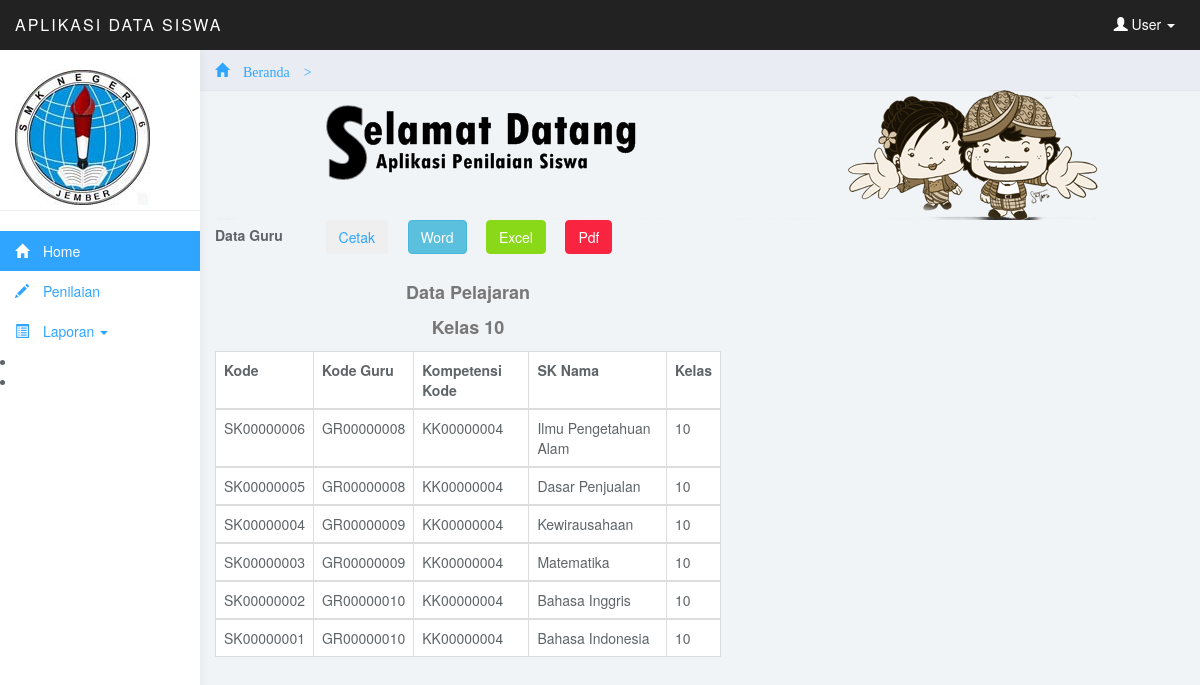
Page /admin/menu.php?page=pelajaran&kompetensi=KK00000004&kelas=10 (signed in) on the committed database.
### tables this page shows
CREATE TABLE IF NOT EXISTS `tb_standarkompetensi` (
  `sk_kode` char(10) NOT NULL,
  `guru_kode` char(10) NOT NULL,
  `kompetensi_kode` char(10) NOT NULL,
  `sk_nama` varchar(60) NOT NULL,
  `kelas` varchar(10) NOT NULL,
  `kkm` varchar(3) NOT NULL,
  PRIMARY KEY (`sk_kode`)
);

### admin/Data/laporan_pelajaran/laporan_pelajaran.php (the view, shortened to what this page needs)
<?php
$kelas=$_GET['kelas'];
$kompetensi=$_GET['kompetensi'];
$query = "SELECT * FROM tb_standarkompetensi where kelas='$kelas' and kompetensi_kode='$kompetensi'";
$result = mysql_query($query);
?>
<div class="table-header">
  <div class="nav-collapse"> <strong>Data Guru  &nbsp;&nbsp;&nbsp;&nbsp;&nbsp;&nbsp;&nbsp;&nbsp;&nbsp;</strong> <a target="_blank" href="Data/laporan_pelajaran/laporan_pelajarancetak.php?kompetensi=<?php echo $kompetensi ?>&kelas=<?php echo $kelas ?>">
    <button type="submit" class="btn btn-inverse" name="btncari"><i class="icon-print"></i>Cetak</button>
  </a> &nbsp;&nbsp;&nbsp;
  <a target="_blank" href="Data/laporan_pelajaran/laporan_pelajaranword.php?kompetensi=<?php echo $kompetensi ?>&kelas=<?php echo $kelas ?>">
    <button type="submit" class="btn btn-info" name="btncari"><i class="icon-save"></i>Word</button>
  </a>&nbsp;&nbsp;&nbsp;
  <a target="_blank" href="Data/laporan_pelajaran/laporan_pelajaranexcel.php?kompetensi=<?php echo $kompetensi ?>&kelas=<?php echo $kelas ?>">
    <button type="submit" class="btn btn-success" name="btncari"><i class="icon-save"></i>Excel</button>
  </a>&nbsp;&nbsp;&nbsp;
  <a target="_blank" href="Data/laporan_pelajaran/laporan_pelajaranpdf.php?kompetensi=<?php echo $kompetensi ?>&kelas=<?php echo $kelas ?>">
    <button type="submit" class="btn btn-danger" name="btncari"><i class="icon-save"></i>Pdf</button>
  </a>
  </div>
</div>
<table width="506" border="0" >
  <tr>
    <td width="885" height="42"><div align="center" class="style3">
      <div align="center"><br>
        <p>Data Pelajaran </p>
        <p>Kelas <?php echo $_GET['kelas'] ?></p>
      </div>
    </div>
        <table class="table  table-bordered table-hover">
    <thead>
    <tr>
         <td> <b>Kode</b> </td>
        <td class='hidden-480'> <b>Kode Guru  </b> </td>
		  <td class='hidden-480'> <b>Kompetensi Kode</b> </td>
		   <td class='hidden-480'> <b> SK Nama</b> </td>
		   <td class='hidden-480'> <b> Kelas </b> </td>
     </tr>
	 </thead>
<?php
while ($data = mysql_fetch_array($result)) {
  ?>
  <?php echo "<tbody><tr>
            <td>".$data['sk_kode']."</td>
			<td class='hidden-480'>".$data['guru_kode']."</td>
		<td class='hidden-480'>".$data['kompetensi_kode']."</td>
			<td class='hidden-480'>".$data['sk_nama']."</td>
			<td class='hidden-480'>".$data['kelas']."</td>";
?>
      </tr></tbody>
        <?php
}
echo "  </table>";
?>
    </td>
  </tr>
</table>

### admin/menu.php (shortened to what this page needs)
<?php
if(isset($_SESSION['Nama_Pengguna']) and isset($_SESSION['Kode_Pengguna'])){
?>
<!DOCTYPE html>
<html>
<head>
<link href="css/bootstrap.min.css" rel="stylesheet">
<link href="css/datepicker3.css" rel="stylesheet">
<link href="css/styles.css" rel="stylesheet">
</head>
<body>
	<nav class="navbar navbar-inverse navbar-fixed-top" role="navigation">
		<div class="container-fluid">
			<div class="navbar-header">
				<a class="navbar-brand" href="#"><span></span>Aplikasi Data Siswa</a>
				<ul class="user-menu">
					<li class="dropdown pull-right">
						<a href="#" class="dropdown-toggle" data-toggle="dropdown"><span class="glyphicon glyphicon-user"></span> User <span class="caret"></span></a>
					</li>
				</ul>
			</div>
		</div>
	</nav>
	<div id="sidebar-collapse" class="col-sm-3 col-lg-2 sidebar">
		<form role="search">
			<img src="smk.jpg" alt="" />
		</form> 	<?php include "tombol_menu.php"; ?>
	</div>
	<div class="col-sm-9 col-sm-offset-3 col-lg-10 col-lg-offset-2 main">
				<div class="row">
                <ol class="breadcrumb">
<li><a href="#"><span class="glyphicon glyphicon-home"> Beranda > </span></a></li>
</ol>
			<div class="col-lg-12">
             <img src="img/addd.png" alt="" />
			</div>
		</div>
<?php include "buka_file.php";?>
	</div>
</body>
</html>
<?php
}else{
echo "<script>alert('Anda Tidak Berhak mengakses halaman Ini');</script>";
echo '<meta http-equiv="refresh" content="0; url=index.php">';
}
?>

### admin/tombol_menu.php (shortened to what this page needs)
<?php if(isset($_SESSION['level'])){
if($_SESSION['level']=="Admin"){?>
<ul class="nav menu">
			<li class="active"><a href="menu.php"><span class="glyphicon glyphicon-home"></span> Home</a></li>
			<li class="dropdown">
			  	<a href="" class="dropdown-toggle" data-toggle="dropdown"> <span class="glyphicon glyphicon-th"></span>
          Data Sekolah  <b class="caret"></b></a>
                <ul class="dropdown-menu" >
			                <li><a href="?page=bidangview" ><i class="icon-credit-card"></i>
							<span class="menu-text">Data Bidang</span></a></li>
							<li><a href="?page=kelasview" ><i class="icon-credit-card"></i>
							<span class="menu-text">Data Kelas</span></a></li>
							<li><a href="?page=guruview" ><i class="icon-credit-card"></i>
							<span class="menu-text">Data Guru</span></a></li>
							<li><a href="?page=skompetensikelas" ><i class="icon-credit-card"></i>
							<span class="menu-text">Data Standar Kompetensi</span></a></li>
            </ul>
           <li class="dropdown">
			  	<a href="" class="dropdown-toggle" data-toggle="dropdown"> <span class="glyphicon glyphicon-user"></span>
          Data Siswa  <b class="caret"></b></a>
                <ul class="dropdown-menu" >
			                <li><a href="?page=waliview" ><i class="icon-credit-card"></i>
							<span class="menu-text">Data Wali</span></a></li>
							<li><a href="?page=kelassiswa" ><i class="icon-credit-card"></i>
							<span class="menu-text">Data Siswa</span></a></li>
            </ul>
			<li><a href="?page=nilaikelas"><span class="glyphicon glyphicon-pencil"></span> Penilaian</a></li>
            <li class="dropdown">
			  	<a href="" class="dropdown-toggle" data-toggle="dropdown"> <span class="glyphicon glyphicon-list-alt"></span>
          Laporan  <b class="caret"></b></a>
                <ul class="dropdown-menu" >
			                <li><a href="?page=laporan_bidang" ><i class="icon-credit-card"></i>
							<span class="menu-text">Laporan Bidang</span></a></li>
							<li><a href="?page=laporan_kom" ><i class="icon-credit-card"></i>
							<span class="menu-text">Laporan Kompetensi</span></a></li>
							<li><a href="?page=lapor_kelas" ><i class="icon-credit-card"></i>
							<span class="menu-text">Laporan Kelas</span></a></li>
							<li><a href="?page=laporguru" ><i class="icon-credit-card"></i>
							<span class="menu-text">Laporan Guru</span></a></li>
                            <li><a href="?page=lapor_pelajaran" ><i class="icon-credit-card"></i>
							<span class="menu-text">Laporan Pelajaran</span></a></li>
                            <li><a href="?page=laporanwali" ><i class="icon-credit-card"></i>
							<span class="menu-text">Daftar Wali</span></a></li>
                            <li><a href="?page=laporkelas" ><i class="icon-credit-card"></i>
							<span class="menu-text">Laporan Siswa</span></a></li>
                            <li><a href="?page=laporkelasnilai" ><i class="icon-credit-card"></i>
							<span class="menu-text">Daftar Nilai+Raport</span></a></li>
            </ul>
            </ul>
                </ul>
              </li>
<?php }elseif($_SESSION['level']=="Guru" ){?>
<ul class="nav menu">
			<li class="active"><a href="menu.php"><span class="glyphicon glyphicon-home"></span> Home</a></li>
<li><a href="?page=nilaikelas"><span class="glyphicon glyphicon-pencil"></span> Penilaian</a></li>
 <li class="dropdown">
			  	<a href="" class="dropdown-toggle" data-toggle="dropdown"> <span class="glyphicon glyphicon-list-alt"></span>
          Laporan  <b class="caret"></b></a>
            </ul>
                <li >
              </li>
			  <li >
              </li>
<?php }else{?>
<?php
} }?>

### admin/buka_file.php (shortened to what this page needs)
<?php
if($_GET) {
	switch ($_GET['page']){
case 'pelajaran' :
			include "Data/laporan_pelajaran/laporan_pelajaran.php"; break;
	}
}
else {
	if(!file_exists ("menuutama.php")) die ("Empty Main Page!");
	include "menuutama.php";
}
?>

### admin/css/styles.css (style rules this page uses)
body { background: #f1f4f7; padding-top: 50px; color: #5f6468; }
p { color: #777; }
a, a:hover, a:focus { color: #30a5ff; }
.navbar-header .navbar-brand { color: #fff; font-size: 16px; text-transform: uppercase; font-weight: 500; letter-spacing: 2px; }
.btn-success, .btn-success:hover, .btn-success:focus, .btn-success:active, .btn-success.active, .open > .dropdown-toggle.btn-success, .btn-success.disabled, .btn-success[disabled], fieldset[disabled] .btn-success, .btn-success.disabled:hover, .btn-success[disabled]:hover, fieldset[disabled] .btn-success:hover, .btn-success.disabled:focus, .btn-success[disabled]:focus, fieldset[disabled] .btn-success:focus, .btn-success.disabled:active, .btn-success[disabled]:active, fieldset[disabled] .btn-success:active, .btn-success.disabled.active, .btn-success[disabled].active, fieldset[disabled] .btn-success.active { background-color: #8ad919; border-color: #8ad919; }
.btn-danger, .btn-danger:hover, .btn-danger:focus, .btn-danger:active, .btn-danger.active, .open > .dropdown-toggle.btn-danger, .btn-danger.disabled, .btn-danger[disabled], fieldset[disabled] .btn-danger, .btn-danger.disabled:hover, .btn-danger[disabled]:hover, fieldset[disabled] .btn-danger:hover, .btn-danger.disabled:focus, .btn-danger[disabled]:focus, fieldset[disabled] .btn-danger:focus, .btn-danger.disabled:active, .btn-danger[disabled]:active, fieldset[disabled] .btn-danger:active, .btn-danger.disabled.active, .btn-danger[disabled].active, fieldset[disabled] .btn-danger.active { background-color: #f9243f; border-color: #f9243f; }
.navbar { border: 0; }
.user-menu { display: inline-block; margin-top: 14px; margin-right: 10px; float: right; list-style: none; padding: 0; }
.user-menu a { color: #fff; }
.sidebar { display: block; background-color: #fff; padding: 0; display: none; }
.sidebar form { padding: 20px 15px 5px 15px; border-bottom: 1px solid #eee; margin-bottom: 20px; }
@media (min-width: 768px) { .sidebar { display: block; position: fixed; top: 50px; bottom: 0; left: 0; z-index: 1000; display: block; margin: 0; padding: 0; overflow-x: hidden; overflow-y: auto; background-color: #fff; box-shadow: 1px 0px 10px rgba(0, 0, 0, .05); } }
@media (min-width: 768px) { .navbar-header { width: 100%; } }
.sidebar ul.nav .active a, .sidebar ul.nav li.parent a.active, .sidebar ul.nav .active > a:hover, .sidebar ul.nav li.parent a.active:hover, .sidebar ul.nav .active > a:focus, .sidebar ul.nav li.parent a.active:focus { color: #fff; background-color: #30a5ff; }
.sidebar span.glyphicon { margin-right: 10px; }
.breadcrumb { border-radius: 0; padding: 10px 15px; background: #e9ecf2; box-shadow: 0 1px 1px rgba(0, 0, 0, .05); margin: 0 ; }
.table { background: #fff; }

### rows in the picture
tb_standarkompetensi: sk_kode "SK00000006", guru_kode "GR00000008", kompetensi_kode "KK00000004", sk_nama "Ilmu Pengetahuan Alam", kelas "10"
tb_standarkompetensi: sk_kode "SK00000005", guru_kode "GR00000008", kompetensi_kode "KK00000004", sk_nama "Dasar Penjualan", kelas "10"
tb_standarkompetensi: sk_kode "SK00000004", guru_kode "GR00000009", kompetensi_kode "KK00000004", sk_nama "Kewirausahaan", kelas "10"
tb_standarkompetensi: sk_kode "SK00000003", guru_kode "GR00000009", kompetensi_kode "KK00000004", sk_nama "Matematika", kelas "10"
tb_standarkompetensi: sk_kode "SK00000002", guru_kode "GR00000010", kompetensi_kode "KK00000004", sk_nama "Bahasa Inggris", kelas "10"
tb_standarkompetensi: sk_kode "SK00000001", guru_kode "GR00000010", kompetensi_kode "KK00000004", sk_nama "Bahasa Indonesia", kelas "10"

### other values in the picture
$_GET['kelas'] "10"
